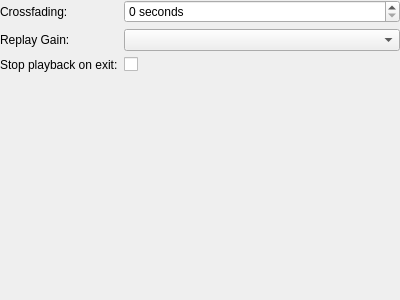
<?xml version="1.0" encoding="UTF-8"?>
<ui version="4.0">
 <class>PlaybackSettings</class>
 <widget class="QWidget" name="PlaybackSettings">
  <property name="geometry">
   <rect>
    <x>0</x>
    <y>0</y>
    <width>400</width>
    <height>300</height>
   </rect>
  </property>
  <property name="windowTitle">
   <string>Form</string>
  </property>
  <layout class="QFormLayout" name="formLayout">
   <property name="margin">
    <number>0</number>
   </property>
   <item row="0" column="0">
    <widget class="QLabel" name="label_6">
     <property name="text">
      <string>Crossfading:</string>
     </property>
     <property name="buddy">
      <cstring>crossfading</cstring>
     </property>
    </widget>
   </item>
   <item row="0" column="1">
    <widget class="QSpinBox" name="crossfading">
     <property name="suffix">
      <string> seconds</string>
     </property>
     <property name="maximum">
      <number>20</number>
     </property>
    </widget>
   </item>
   <item row="1" column="0">
    <widget class="QLabel" name="label_6a">
     <property name="text">
      <string>Replay Gain:</string>
     </property>
     <property name="buddy">
      <cstring>replayGain</cstring>
     </property>
    </widget>
   </item>
   <item row="1" column="1">
    <widget class="QComboBox" name="replayGain"/>
   </item>
   <item row="2" column="0">
    <widget class="QLabel" name="label_6b">
     <property name="text">
      <string>Stop playback on exit:</string>
     </property>
     <property name="buddy">
      <cstring>stopOnExit</cstring>
     </property>
    </widget>
   </item>
   <item row="2" column="1">
    <widget class="QCheckBox" name="stopOnExit"/>
   </item>
  </layout>
 </widget>
 <resources/>
 <connections/>
</ui>
